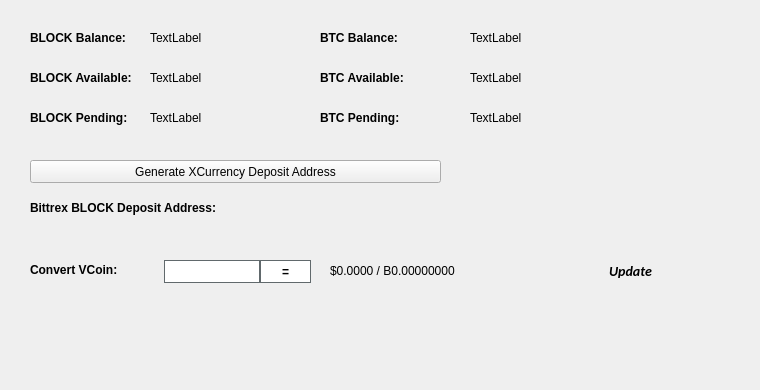
   <widget class="QWidget" name="BalanceTab">
    <attribute name="title">
     <string>Balance</string>
    </attribute>
    <widget class="QLabel" name="BitcoinBalanceLabel">
     <property name="geometry">
      <rect>
       <x>470</x>
       <y>30</y>
       <width>150</width>
       <height>16</height>
      </rect>
     </property>
     <property name="text">
      <string>TextLabel</string>
     </property>
    </widget>
    <widget class="QLabel" name="BLOCKBalanceLabel">
     <property name="geometry">
      <rect>
       <x>150</x>
       <y>30</y>
       <width>150</width>
       <height>16</height>
      </rect>
     </property>
     <property name="text">
      <string>TextLabel</string>
     </property>
    </widget>
    <widget class="QLabel" name="label_11">
     <property name="geometry">
      <rect>
       <x>30</x>
       <y>30</y>
       <width>101</width>
       <height>16</height>
      </rect>
     </property>
     <property name="font">
      <font>
       <weight>75</weight>
       <bold>true</bold>
      </font>
     </property>
     <property name="text">
      <string>BLOCK Balance:</string>
     </property>
    </widget>
    <widget class="QLabel" name="label_12">
     <property name="geometry">
      <rect>
       <x>320</x>
       <y>30</y>
       <width>101</width>
       <height>16</height>
      </rect>
     </property>
     <property name="font">
      <font>
       <weight>75</weight>
       <bold>true</bold>
      </font>
     </property>
     <property name="text">
      <string>BTC Balance:</string>
     </property>
    </widget>
    <widget class="QLabel" name="BLOCKAvailableLabel_2">
     <property name="geometry">
      <rect>
       <x>150</x>
       <y>70</y>
       <width>150</width>
       <height>16</height>
      </rect>
     </property>
     <property name="text">
      <string>TextLabel</string>
     </property>
    </widget>
    <widget class="QLabel" name="label_13">
     <property name="geometry">
      <rect>
       <x>30</x>
       <y>70</y>
       <width>111</width>
       <height>16</height>
      </rect>
     </property>
     <property name="font">
      <font>
       <weight>75</weight>
       <bold>true</bold>
      </font>
     </property>
     <property name="text">
      <string>BLOCK Available:</string>
     </property>
    </widget>
    <widget class="QLabel" name="label_14">
     <property name="geometry">
      <rect>
       <x>30</x>
       <y>110</y>
       <width>101</width>
       <height>16</height>
      </rect>
     </property>
     <property name="font">
      <font>
       <weight>75</weight>
       <bold>true</bold>
      </font>
     </property>
     <property name="text">
      <string>BLOCK Pending:</string>
     </property>
    </widget>
    <widget class="QLabel" name="BLOCKPendingLabel">
     <property name="geometry">
      <rect>
       <x>150</x>
       <y>110</y>
       <width>150</width>
       <height>16</height>
      </rect>
     </property>
     <property name="text">
      <string>TextLabel</string>
     </property>
    </widget>
    <widget class="QLabel" name="label_15">
     <property name="geometry">
      <rect>
       <x>320</x>
       <y>70</y>
       <width>111</width>
       <height>16</height>
      </rect>
     </property>
     <property name="font">
      <font>
       <weight>75</weight>
       <bold>true</bold>
      </font>
     </property>
     <property name="text">
      <string>BTC Available:</string>
     </property>
    </widget>
    <widget class="QLabel" name="BitcoinAvailableLabel">
     <property name="geometry">
      <rect>
       <x>470</x>
       <y>70</y>
       <width>150</width>
       <height>16</height>
      </rect>
     </property>
     <property name="text">
      <string>TextLabel</string>
     </property>
    </widget>
    <widget class="QLabel" name="label_31">
     <property name="geometry">
      <rect>
       <x>320</x>
       <y>110</y>
       <width>111</width>
       <height>16</height>
      </rect>
     </property>
     <property name="font">
      <font>
       <weight>75</weight>
       <bold>true</bold>
      </font>
     </property>
     <property name="text">
      <string>BTC Pending:</string>
     </property>
    </widget>
    <widget class="QLabel" name="BitcoinPendingLabel">
     <property name="geometry">
      <rect>
       <x>470</x>
       <y>110</y>
       <width>150</width>
       <height>16</height>
      </rect>
     </property>
     <property name="text">
      <string>TextLabel</string>
     </property>
    </widget>
    <widget class="QLabel" name="label_33">
     <property name="geometry">
      <rect>
       <x>30</x>
       <y>200</y>
       <width>221</width>
       <height>16</height>
      </rect>
     </property>
     <property name="font">
      <font>
       <weight>75</weight>
       <bold>true</bold>
      </font>
     </property>
     <property name="text">
      <string>Bittrex BLOCK Deposit Address:</string>
     </property>
    </widget>
    <widget class="QPushButton" name="GenDepositBTN">
     <property name="geometry">
      <rect>
       <x>30</x>
       <y>160</y>
       <width>411</width>
       <height>23</height>
      </rect>
     </property>
     <property name="text">
      <string>Generate XCurrency Deposit Address</string>
     </property>
     <property name="icon">
      <iconset resource="../xc3.qrc">
       <normaloff>:/icons/bitcoin</normaloff>:/icons/bitcoin</iconset>
     </property>
    </widget>
    <widget class="QLabel" name="DepositAddressLabel">
     <property name="geometry">
      <rect>
       <x>200</x>
       <y>200</y>
       <width>261</width>
       <height>16</height>
      </rect>
     </property>
     <property name="palette">
      <palette>
       <active>
        <colorrole role="WindowText">
         <brush brushstyle="SolidPattern">
          <color alpha="255">
           <red>0</red>
           <green>0</green>
           <blue>0</blue>
          </color>
         </brush>
        </colorrole>
        <colorrole role="Text">
         <brush brushstyle="SolidPattern">
          <color alpha="255">
           <red>0</red>
           <green>0</green>
           <blue>255</blue>
          </color>
         </brush>
        </colorrole>
       </active>
       <inactive>
        <colorrole role="WindowText">
         <brush brushstyle="SolidPattern">
          <color alpha="255">
           <red>0</red>
           <green>0</green>
           <blue>0</blue>
          </color>
         </brush>
        </colorrole>
        <colorrole role="Text">
         <brush brushstyle="SolidPattern">
          <color alpha="255">
           <red>0</red>
           <green>0</green>
           <blue>255</blue>
          </color>
         </brush>
        </colorrole>
       </inactive>
       <disabled>
        <colorrole role="WindowText">
         <brush brushstyle="SolidPattern">
          <color alpha="255">
           <red>120</red>
           <green>120</green>
           <blue>120</blue>
          </color>
         </brush>
        </colorrole>
        <colorrole role="Text">
         <brush brushstyle="SolidPattern">
          <color alpha="255">
           <red>120</red>
           <green>120</green>
           <blue>120</blue>
          </color>
         </brush>
        </colorrole>
       </disabled>
      </palette>
     </property>
     <property name="font">
      <font>
       <weight>75</weight>
       <bold>true</bold>
      </font>
     </property>
     <property name="text">
      <string/>
     </property>
     <property name="alignment">
      <set>Qt::AlignRight|Qt::AlignTrailing|Qt::AlignVCenter</set>
     </property>
     <property name="textInteractionFlags">
      <set>Qt::LinksAccessibleByMouse|Qt::TextSelectableByKeyboard|Qt::TextSelectableByMouse</set>
     </property>
    </widget>
    <widget class="QLabel" name="label_8">
     <property name="geometry">
      <rect>
       <x>460</x>
       <y>300</y>
       <width>281</width>
       <height>81</height>
      </rect>
     </property>
     <property name="text">
      <string/>
     </property>
     <property name="pixmap">
      <pixmap>:/images/bittrex</pixmap>
     </property>
    </widget>
    <widget class="QWidget" name="widgetConversion" native="true">
     <property name="geometry">
      <rect>
       <x>0</x>
       <y>250</y>
       <width>751</width>
       <height>43</height>
      </rect>
     </property>
     <property name="minimumSize">
      <size>
       <width>0</width>
       <height>43</height>
      </size>
     </property>
     <property name="styleSheet">
      <string notr="true"/>
     </property>
     <widget class="QPushButton" name="btnUpdateMarketData">
      <property name="geometry">
       <rect>
        <x>575</x>
        <y>0</y>
        <width>111</width>
        <height>41</height>
       </rect>
      </property>
      <property name="sizePolicy">
       <sizepolicy hsizetype="Expanding" vsizetype="Expanding">
        <horstretch>0</horstretch>
        <verstretch>0</verstretch>
       </sizepolicy>
      </property>
      <property name="font">
       <font>
        <family>calibri</family>
        <pointsize>-1</pointsize>
        <weight>75</weight>
        <italic>true</italic>
        <bold>true</bold>
       </font>
      </property>
      <property name="styleSheet">
       <string notr="true">margin:0px;text-align:center;padding:2px;border-radius:3px;font-style:italic;width:100px;font-size:14px;font-family:calibri;font-weight:600;</string>
      </property>
      <property name="text">
       <string>Update</string>
      </property>
      <property name="iconSize">
       <size>
        <width>150</width>
        <height>35</height>
       </size>
      </property>
      <property name="autoDefault">
       <bool>true</bool>
      </property>
      <property name="default">
       <bool>true</bool>
      </property>
     </widget>
     <widget class="QLabel" name="lblConvertVCoin">
      <property name="geometry">
       <rect>
        <x>30</x>
        <y>10</y>
        <width>131</width>
        <height>20</height>
       </rect>
      </property>
      <property name="styleSheet">
       <string notr="true"/>
      </property>
      <property name="text">
       <string>&lt;html&gt;&lt;head/&gt;&lt;body&gt;&lt;p&gt;&lt;span style=&quot; font-weight:600;&quot;&gt;Convert VCoin:&lt;/span&gt;&lt;/p&gt;&lt;/body&gt;&lt;/html&gt;</string>
      </property>
     </widget>
     <widget class="QLineEdit" name="txtConvertVCoinQty">
      <property name="geometry">
       <rect>
        <x>160</x>
        <y>10</y>
        <width>100</width>
        <height>23</height>
       </rect>
      </property>
      <property name="minimumSize">
       <size>
        <width>100</width>
        <height>23</height>
       </size>
      </property>
      <property name="maximumSize">
       <size>
        <width>100</width>
        <height>16777215</height>
       </size>
      </property>
      <property name="styleSheet">
       <string notr="true">border: 1px solid #61696c;margin-left:4px;</string>
      </property>
     </widget>
     <widget class="QPushButton" name="btnConvertXCurrency">
      <property name="geometry">
       <rect>
        <x>260</x>
        <y>10</y>
        <width>51</width>
        <height>23</height>
       </rect>
      </property>
      <property name="minimumSize">
       <size>
        <width>0</width>
        <height>23</height>
       </size>
      </property>
      <property name="styleSheet">
       <string notr="true">border:1px solid #61696c;background:white;font-weight:600;</string>
      </property>
      <property name="text">
       <string>=</string>
      </property>
     </widget>
     <widget class="QLabel" name="lblConvertVCoinResults">
      <property name="geometry">
       <rect>
        <x>330</x>
        <y>0</y>
        <width>201</width>
        <height>41</height>
       </rect>
      </property>
      <property name="styleSheet">
       <string notr="true"/>
      </property>
      <property name="text">
       <string>$0.0000 / B0.00000000</string>
      </property>
     </widget>
     <widget class="QLabel" name="iconOverviewUpdateWait">
      <property name="geometry">
       <rect>
        <x>670</x>
        <y>10</y>
        <width>24</width>
        <height>24</height>
       </rect>
      </property>
      <property name="text">
       <string/>
      </property>
      <property name="pixmap">
       <pixmap resource="../xc3.qrc">:/icons/transaction_1</pixmap>
      </property>
      <property name="scaledContents">
       <bool>true</bool>
      </property>
      <property name="alignment">
       <set>Qt::AlignCenter</set>
      </property>
     </widget>
    </widget>
   </widget>
